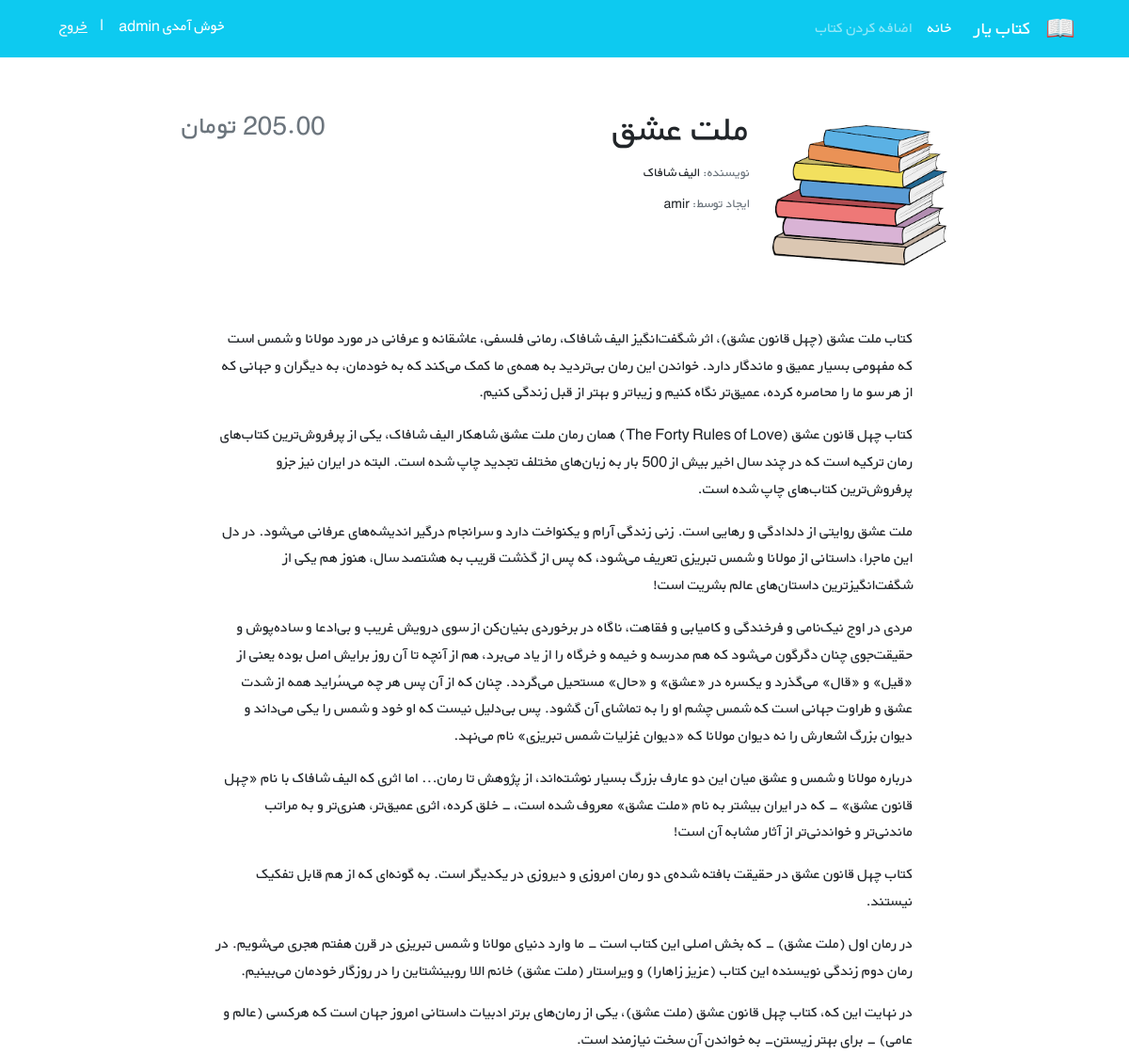
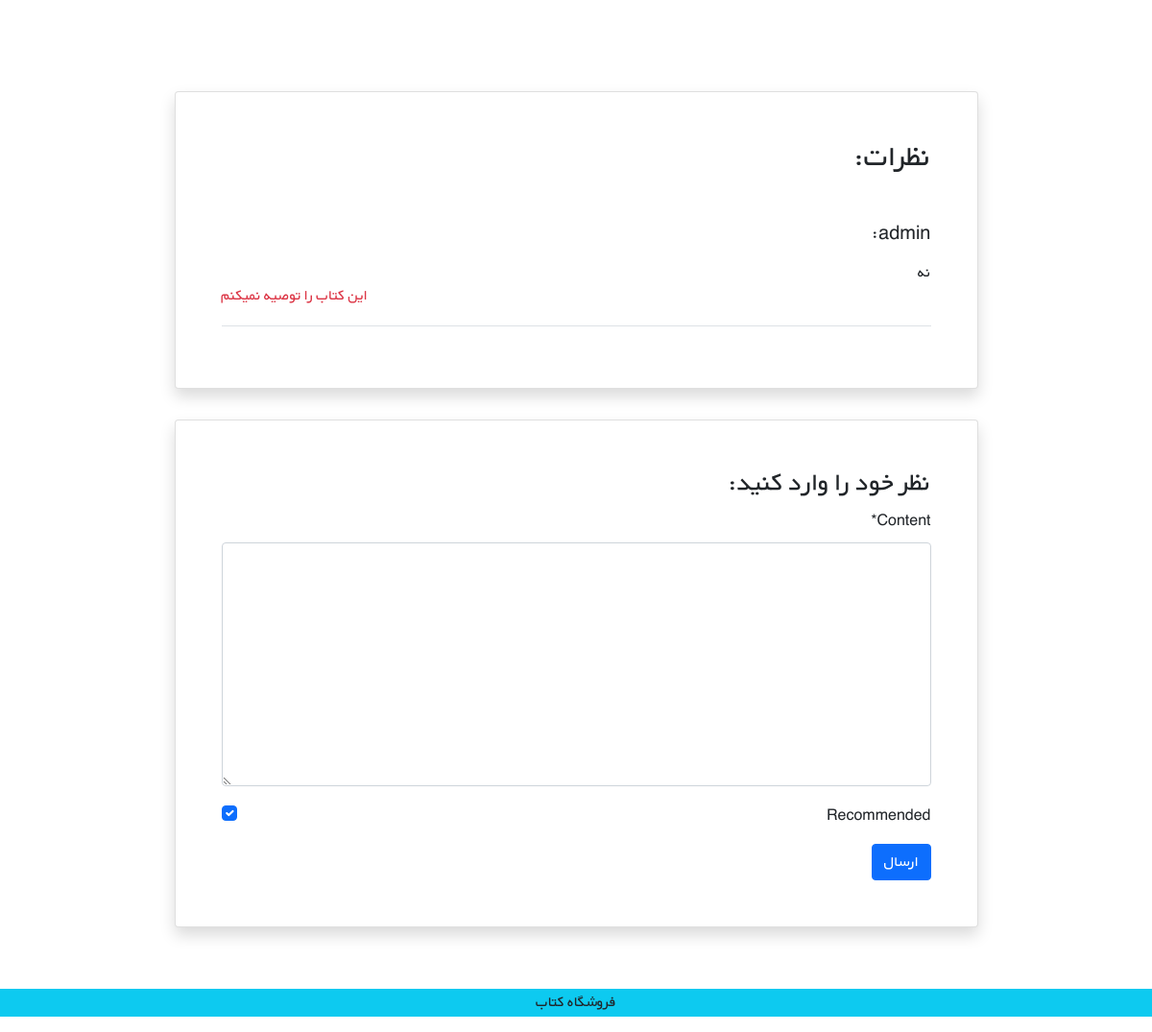
Screenshot of /books/1/ (signed in) with the database file from the repository (2 pictures, top to bottom).
### accounts/models.py (models this page shows)
class CustomUser(AbstractUser):
    email = models.EmailField(unique=True, blank=False, null=False)
    age = models.PositiveIntegerField(null=True, blank=True)

### books/models.py (models this page shows, shortened)
class BaseModel(models.Model):
    created_at = models.DateTimeField(auto_now_add=True)
    updated_at = models.DateTimeField(auto_now=True)
    class Meta:
        abstract = True

class Book(BaseModel):
    class Meta:
        verbose_name = 'Book'
        verbose_name_plural = 'Books'
    user = models.ForeignKey(get_user_model(), on_delete=models.CASCADE)
    title = models.CharField(max_length=200)
    author = models.CharField(max_length=200)
    description = models.TextField()
    price = models.DecimalField(max_digits=8, decimal_places=2)
    cover = models.ImageField(upload_to='covers/', blank=True)

class Comment(BaseModel):
    class Meta:
        verbose_name_plural = 'comments'
    user = models.ForeignKey(get_user_model(), on_delete=models.CASCADE)
    content = models.TextField()
    book = models.ForeignKey(Book, on_delete=models.CASCADE, related_name='comments')
    recommended = models.BooleanField(default=True)
    is_active = models.BooleanField(default=True)

### books/views.py (the view)
# urls.py: path('<int:pk>/', views.book_detail_view, name='book_detail'),
def book_detail_view(request, pk):
    book = get_object_or_404(Book, pk=pk)
    comments = book.comments.filter(is_active=True).order_by('-created_at')
    if request.method == 'POST':
        if request.user.is_authenticated:
            comment_form = CommentForm(request.POST)
            if comment_form.is_valid():
                new_comment = comment_form.save(commit=False)
                new_comment.book = book
                new_comment.user = request.user
                new_comment.save()
                return redirect('book_detail', pk=book.pk)
        else:
            comment_form = CommentForm()
    else:
        comment_form = CommentForm()
    return render(request, 'books/book_detail.html', {
        'book': book,
        'comments': comments,
        'comment_form': comment_form
    })

### books/forms.py
class CommentForm(forms.ModelForm):
    class Meta:
        model = Comment
        fields = ('content', 'recommended',)

### books/templates/books/book_detail.html (shortened to what this page needs)
{% extends '_base.html' %}
{% load static %}
{% load crispy_forms_tags %}
{% block content %}
    <div class="container mt-5" dir="rtl">
        <div class="">
            <div class="">
                <div class="d-flex justify-content-center">
                    <div class="row w-sm-75 w-100">
                        <div class="col-xs-12 col-md-3 d-flex justify-content-center">
                            <div>
                                {% if book.cover %}
                                    <img src="{{ book.cover.url }}" class="img-fluid rounded-start mt-4" alt="...">
                                {% else %}
                                    <img src="{% static 'image/cover.png' %}" class="img-fluid rounded-start mt-4"
                                         alt="...">
                                {% endif %}
                            </div>
                        </div>
                        <div class="col-xs-12 col-md-6 text-center text-md-end mt-md-1 mt-4">
                            <h1>{{ book.title }}</h1>
                            <h5 class="small my-1"><span class="text-muted">نویسنده: </span>{{ book.author }}</h5>
                            <h5 class="small my-1"><span class="text-muted">ایجاد توسط: </span>{{ book.user.username }}
                            </h5>
                        </div>
                        <div class="col-xs-12 col-md-3 d-flex flex-column">
                            <h3 class="align-self-center pt-2 text-muted align-self-md-end">
                                {{ book.price }} تومان
                            </h3>
                        </div>
                    </div>
                </div>
                <div class="d-flex justify-content-center">
                    <div class="my-3 p-5 w-sm-75 w-100">
                        {{ book.description |linebreaks }}
                    </div>
                </div>
                <div class="d-flex justify-content-center">
                    <div class="card shadow my-3 p-5 w-sm-75 w-100">
                        <h2 class="mb-5">نظرات:</h2>
                        {% for comment in comments %}
                            <div class="border-bottom mb-3">
                                <h5 class="mb-3">{{ comment.user.username }}:</h5>
                                <div class="float-start mt-4">
                                    {% if comment.recommended %}
                                        <p class="text-success">این کتاب را توصیه میکنم</p>
                                    {% else %}
                                        <p class="text-danger">این کتاب را توصیه نمیکنم</p>
                                    {% endif %}</div>
                                <p> {{ comment.content }}</p>
                            </div>
                        {% endfor %}
                    </div>
                </div>
                <div class="d-flex justify-content-center">
                    <div class="card shadow my-3 p-5 w-sm-75 w-100">
                        <h3>نظر خود را وارد کنید:</h3>
                        <form method="POST">
                            {{ comment_form|crispy }}
                            <button type="submit" class="btn btn-primary">ارسال</button>
                        </form>
                    </div>
                </div>
            </div>
        </div>
    </div>
{% endblock %}

### templates/_base.html (shortened to what this page needs)
{% load static %}
<!DOCTYPE html>
<html lang="en">
<head>
    <link rel="stylesheet" href="https://cdnjs.cloudflare.com/ajax/libs/font-awesome/4.7.0/css/font-awesome.min.css">
    <link href="https://cdn.jsdelivr.net/npm/bootstrap@5.1.3/dist/css/bootstrap.min.css" rel="stylesheet"
>
    <link rel="stylesheet" href="{% static 'css/style.css' %}">
</head>
<body>
<nav class="navbar navbar-expand-lg navbar-dark bg-info" dir="rtl">
    <div class="container">
        <a class="navbar-brand" href="#">
            <img src="{% static 'icons/book.png' %}" alt="" height="30"
                 class="d-inline-block align-text-top">
        </a>
        <a class="navbar-brand mx-3" href="#">کتاب یار</a>
        <div class="collapse navbar-collapse" id="navbarNavAltMarkup">
            <div class="navbar-nav">
                <a class="nav-link active" aria-current="page" href="{% url 'home' %}">خانه</a>
                <a class="nav-link" href="{% url 'book_create' %}">اضافه کردن کتاب</a>
            </div>
        </div>
        <div class="mx-2 text-white ">
            {% if user.is_authenticated %}
                <button class="text-white btn btn-link text-decoration-none"> خوش آمدی {{ user.username }}
                </button>
                |
                <form method="post" action="{% url 'logout' %}" class="float-start">
                    <button type="submit" class="link-light btn btn-link mb-1 float-left">خروج</button>
                </form>
                </div>
            {% else %}
                <div class="mx-2 text-white">
                        <a class="link-light text-decoration-none" href="{% url 'login' %}">ورود</a> |
                        <a class="link-light text-decoration-none" href="{% url 'signup' %}"> ثبت نام </a>
                </div>
            {% endif %}
    </div>
</nav>
{% block content %}
{% endblock %}
<footer class="bg-info text-center text-lg-start mt-5">
    <div class="text-center bg-grey">
        <p>فروشگاه کتاب</p>
    </div>
</footer>
</body>
</html>

### static/css/style.css (style rules this page uses)
* { font-family: 'BYekan', sans-serif; line-height: 1.8rem; }
@media (min-width: 576px) { .w-sm-75 { width: 75%!important; } }

### rows the page displays
CustomUser: username "admin"
Book: cover (picture), title "ملت عشق", author "الیف شافاک", user.username "amir", description "کتاب ملت عشق (چهل قانون عشق)، اثر شگفت‌انگیز الیف شافاک، رمانی فلسفی، عاشقانه و عرفانی در مورد مولانا و شمس است که مفهومی بسیار عمیق و ماندگار دارد. خواندن این رمان بی‌تردید به همه‌ی ما کمک می‌کند که به خودمان، به دیگران و جهانی که از هر سو ما را محاصره کرده، عمیق‌تر نگاه کنیم و زیباتر و بهتر از قبل زندگی کنیم. کتاب چهل قانون عشق (The Forty Rules of Love) همان رمان ملت عشق شاهکار الیف شافاک، یکی از پرفروش‌ترین کتاب‌های رمان ترکیه است که در چند سال اخیر بیش از 500 بار به زبان‌های مختلف تجدید چاپ شده است. البته در ایران نیز جزو پرفروش‌ترین کتاب‌های چاپ شده است. ملت عشق روایتی از دلدادگی و رهایی است. زنی زندگی آرام و یکنواخت دارد و سرانجام درگیر اندیشه‌های عرفانی می‌شود. در دل این ماجرا،…"
Comment: user.username "admin", recommended "این کتاب را توصیه نمیکنم", content "نه"
